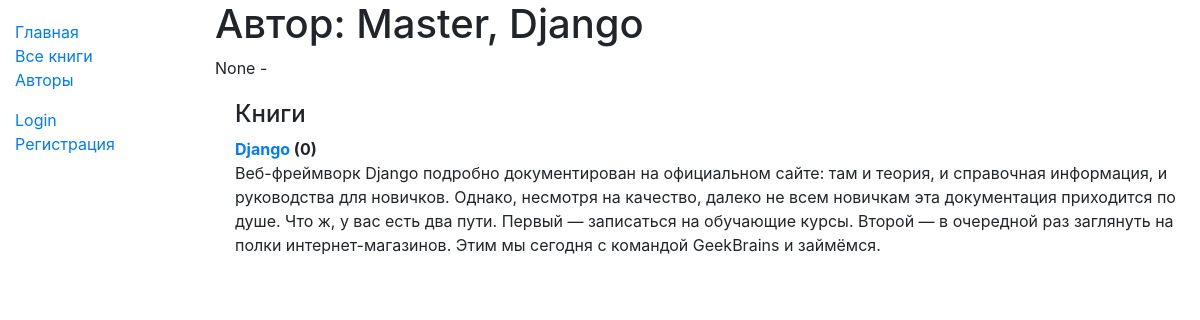
/catalog/author/3, run on the app's committed database.
### catalog/models.py (models this page shows, shortened)
class Author(models.Model):
    first_name = models.CharField(max_length=100)
    last_name = models.CharField(max_length=100)
    date_of_birth = models.DateField(null=True, blank=True)
    date_of_death = models.DateField('died', null=True, blank=True)
    class Meta:
        ordering = ['last_name', 'first_name']
    def __str__(self):
        return '{0}, {1}'.format(self.last_name, self.first_name)

class Book(models.Model):
    title = models.CharField(max_length=200)
    author = models.ForeignKey('Author', on_delete=models.SET_NULL, null=True)
    summary = models.TextField(max_length=1000, help_text="Enter a brief description of the book")
    isbn = models.CharField('ISBN', max_length=13,
                            help_text='13 Character <a href="https://www.isbn-international.org/content/what-isbn'
                                      '">ISBN number</a>')
    genre = models.ManyToManyField(Genre, help_text="Select a genre for this book")
    def display_genre(self):
        return ', '.join([genre.name for genre in self.genre.all()[:3]])
    display_genre.short_description = 'Genre'
    def __str__(self):
        return self.title

### catalog/views.py (the view)
# urls.py: path('author/<int:pk>', views.AuthorDetailView.as_view(), name='author-detail'),
class AuthorDetailView(generic.DetailView):
    model = Author

### catalog/templates/catalog/author_detail.html (shortened to what this page needs)
{% extends "base_generic.html" %}
{% block content %}
<h1>Автор: {{ author }} </h1>
<p>{{author.date_of_birth}} - {% if author.date_of_death %}{{author.date_of_death}}{% endif %}</p>
<div style="margin-left:20px;margin-top:20px">
<h4>Книги</h4>
<dl>
{% for book in author.book_set.all %}
  <dt><a href="{% url 'book-detail' book.pk %}">{{book}}</a> ({{book.bookinstance_set.all.count}})</dt>
  <dd>{{book.summary}}</dd>
{% endfor %}
</dl>
</div>
{% endblock %}

### data on the page
Author: last_name+first_name "Master, Django", date_of_birth "None"
Book: title "Django", bookinstance_set.all.count "0", summary "Веб-фреймворк Django подробно документирован на официальном сайте: там и теория, и справочная информация, и руководства для новичков. Однако, несмотря на качество, далеко не всем новичкам эта документация приходится по душе. Что ж, у вас есть два пути. Первый — записаться на обучающие курсы. Второй — в очередной раз заглянуть на полки интернет-магазинов. Этим мы сегодня с командой GeekBrains и займёмся."
